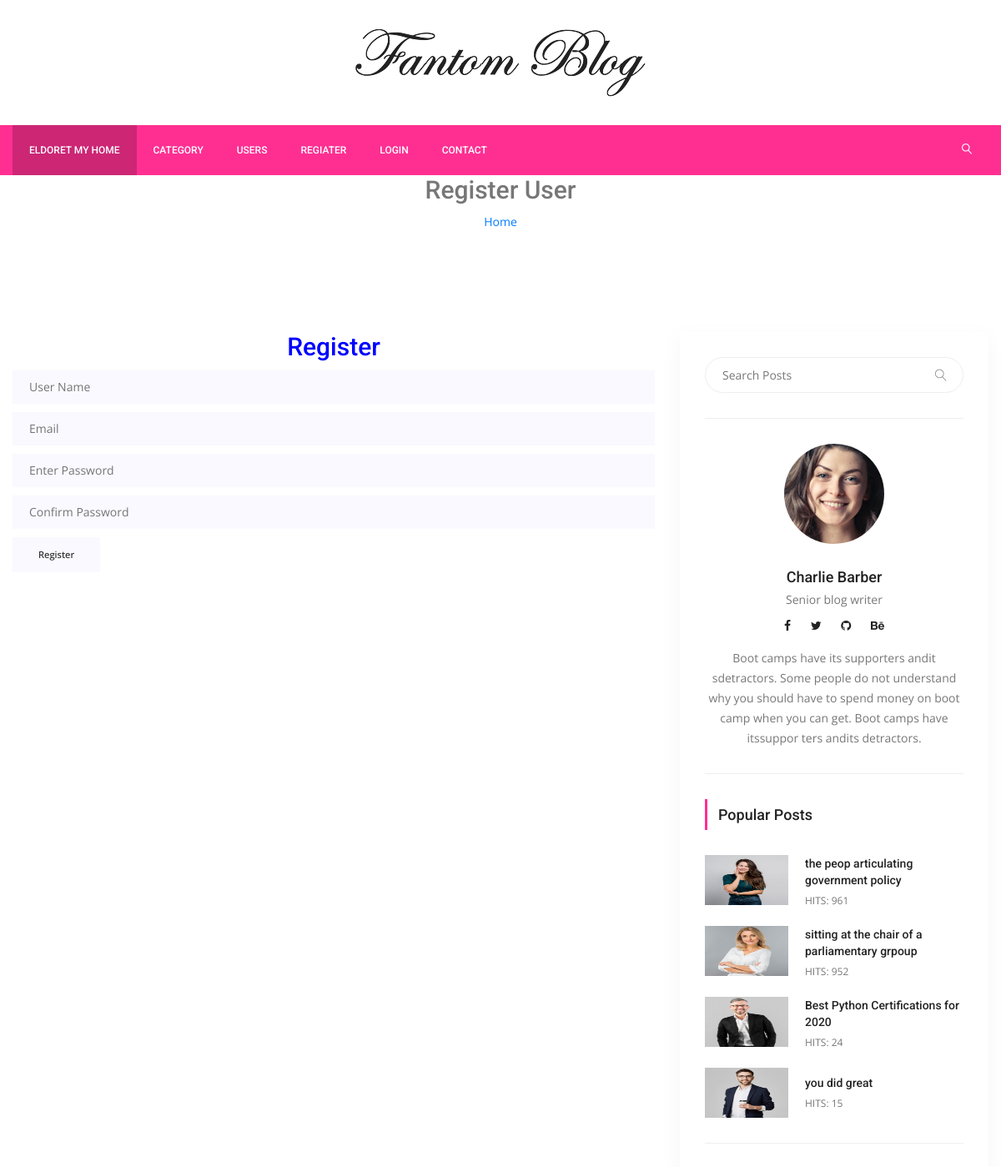
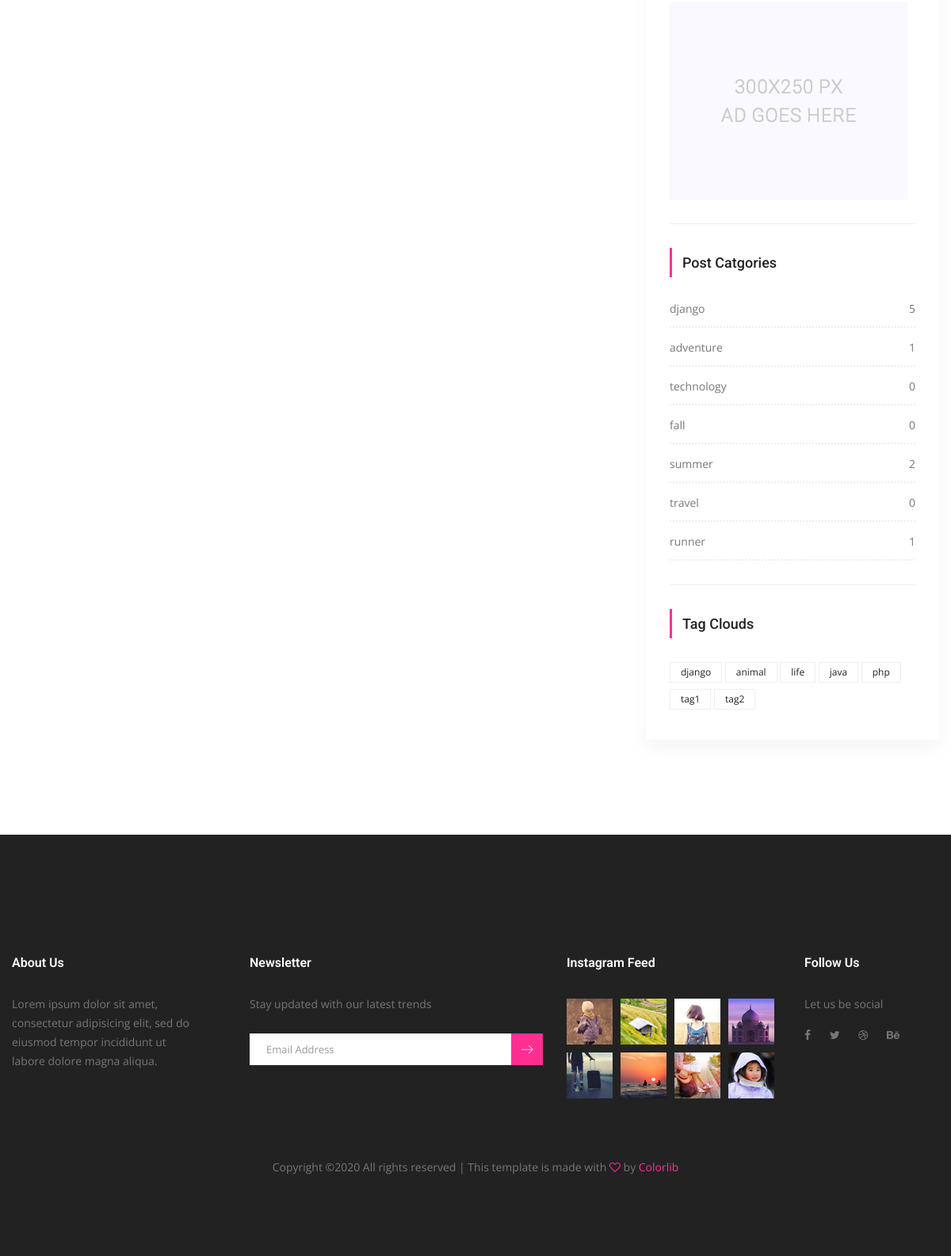
The page /users/register/ on the database its author committed (2 pictures, top to bottom).
### posts/models.py (models this page shows, shortened)
class Post(models.Model):
    title = models.CharField(max_length=150)
    content = models.TextField()
    publishing_date = models.DateTimeField(auto_now=True)
    image = models.ImageField(blank=True, null=True, upload_to='uploads/')
    user = models.ForeignKey(settings.AUTH_USER_MODEL, on_delete=models.CASCADE)
    slug = models.SlugField(default="slug", editable=False)
    category = models.ForeignKey(Category, on_delete=models.CASCADE, default=1, related_name="posts")
    tag = models.ManyToManyField(Tag, related_name="posts", blank=True)
    slider_post = models.BooleanField(default=False)
    hit = models.PositiveIntegerField(default=0)

class Category(models.Model):
    title = models.CharField(max_length=150)
    slug = models.SlugField(editable=False)
    def post_count(self):
        return self.posts.all().count()

class Tag(models.Model):
    title = models.CharField(max_length=50)
    slug = models.SlugField(editable=False)
    def __str__(self):
        return self.title

### users/views.py (the view)
# urls.py: path('register/', RegisterView.as_view(), name="register"),
class RegisterView(CreateView):
    template_name = 'users/register.html'
    form_class = RegisterForm
    success_url = '/'

### users/forms.py
class RegisterForm(UserCreationForm):
    username = forms.CharField(max_length=50)
    email = forms.EmailField(max_length=50)
    password1 = forms.CharField()
    password2 = forms.CharField()

### posts/templatetags/custom_tags.py (called while the page is built)
@register.simple_tag(name="categories")
def all_categories():
    return Category.objects.all()

@register.simple_tag(name="tags")
def all_tags():
    return Tag.objects.all()

@register.simple_tag(name="hit_posts")
def hit_posts():
    return Post.objects.order_by('-hit')[:4]

### templates/users/register.html (shortened to what this page needs)
{% extends 'base.html'%}
{% load static %}
{% block content %}
        <section class="banu Area =====nner_area">
            <div class="banner_inner d-flex align-items-center">
				<div class="container">
					<div class="banner_content text-center">
						<h2>Register User</h2>
						<div class="page_link">
							<a href="{% url 'index' %}">Home</a>
						</div>
					</div>
				</div>
            </div>
        </section>
        <section class="blog_area p_120">
            <div class="container">
                <div class="row">
                    <div class="col-lg-8">
						<h2 style="text-align:center;color:blue">Register</h2>
                        <div class="blog_left_sidebar">
							<form method="post">
								<div class="mt-10">
										<input type="text" name="username" placeholder="User Name" onfocus="this.placeholder = ''" onblur="this.placeholder = 'User Name'" required="" class="single-input">
									</div>
								<div class="mt-10">
										<input type="text" name="email" placeholder="Email" onfocus="this.placeholder = ''" onblur="this.placeholder = 'Email'" required="" class="single-input">
									</div>
								<div class="mt-10">
										<input type="password" name="password1" placeholder="Enter Password" onfocus="this.placeholder = ''" onblur="this.placeholder = 'Enter Password'" required="" class="single-input">
									</div>
								<div class="mt-10">
										<input type="password" name="password2" placeholder="Confirm Password" onfocus="this.placeholder = ''" onblur="this.placeholder = 'Confirm Password'" required="" class="single-input">
									</div>
								 <input type="submit" class="genric-btn default" style="margin-top:10px" value="Register">
							</form>
                        </div>
                    </div>
                    {% include 'right_side.html'%}
                </div>
            </div>
        </section>
        {% endblock%}

### templates/right_side.html
{% load static %}
{% load custom_tags %}
<div class="col-lg-4">
                        <div class="blog_right_sidebar">
                            <aside class="single_sidebar_widget search_widget">
                                <form action="{% url 'search' %}" method="get">
                                <div class="input-group">
                                    <input type="text" class="form-control" placeholder="Search Posts" name="q">
                                    <span class="input-group-btn">
                                        <button class="btn btn-default" type="button"><i class="lnr lnr-magnifier"></i></button>
                                    </span>
                                </div>
                                    </form>
                                <div class="br">
                                </div>
                            </aside>
                            <aside class="single_sidebar_widget author_widget">
                                <img class="author_img rounded-circle" src="{% static "img/blog/author.png" %}" alt="">
                                <h4>Charlie Barber</h4>
                                <p>Senior blog writer</p>
                                <div class="social_icon">
                                    <a href="#"><i class="fa fa-facebook"></i></a>
                                    <a href="#"><i class="fa fa-twitter"></i></a>
                                    <a href="#"><i class="fa fa-github"></i></a>
                                    <a href="#"><i class="fa fa-behance"></i></a>
                                </div>
                                <p>Boot camps have its supporters andit sdetractors. Some people do not understand why you should have to spend money on boot camp when you can get. Boot camps have itssuppor ters andits detractors.</p>
                                <div class="br"></div>
                            </aside>
                            <aside class="single_sidebar_widget popular_post_widget">
                                <h3 class="widget_title">Popular Posts</h3>
                                {% hit_posts as posts %}
                                {% for post in posts %}
                                <div class="media post_item">
                                    <img src="{{ post.image.url }}" alt="post" style="width:100px;height:60px">
                                    <div class="media-body">
                                        <a href="{% url 'detail' post.pk post.slug %}"><h3>{{ post.title }}</h3></a>
                                        <p>HITS: {{ post.hit }}</p>
                                    </div>
                                </div>
                                {% endfor %}
                                <div class="br"></div>
                            </aside>
                            <aside class="single_sidebar_widget">
                                <a href="#"><img class="img-fluid" src="{% static "img/blog/add.jpg" %}" alt=""></a>
                                <div class="br"></div>
                            </aside>
                            <aside class="single_sidebar_widget post_category_widget">
                                <h4 class="widget_title">Post Catgories</h4>
                                <ul class="list cat-list">
                                    {% categories as categories%}
                                    {% for category in categories %}
                                    <li>
                                        <a href="{% url 'category_detail' pk=category.id slug=category.slug %}" class="d-flex justify-content-between">
                                            <p>{{ category.title }}</p>
                                            <p>{{ category.post_count }}</p>
                                        </a>
                                    </li>
                                    {% endfor %}
                                </ul>
                                <div class="br"></div>
                            </aside>
                            <aside class="single-sidebar-widget tag_cloud_widget">
                                <h4 class="widget_title">Tag Clouds</h4>
                                <ul class="list">
                                    {% tags as labels %}
                                    {% for label in labels %}
                                    <li><a href="{% url 'tag_detail' slug=label.slug%}">{{ label }}</a></li>
                                    {% endfor %}
                                </ul>
                            </aside>
                        </div>
                    </div>

### static/css/style.css (style rules this page uses)
.list { list-style: none; margin: 0px; padding: 0px; }
a { text-decoration: none; -webkit-transition: all 0.3s ease-in-out; -o-transition: all 0.3s ease-in-out; transition: all 0.3s ease-in-out; }
body { line-height: 24px; font-size: 14px; font-family: "Open Sans", sans-serif; font-weight: normal; color: #777777; }
h1, h2, h3, h4, h5, h6 { font-family: "Roboto", sans-serif; font-weight: 500; }
.p_120 { padding-top: 120px; padding-bottom: 120px; }
@media (min-width: 1200px) { .container { max-width: 1200px; } }
.header_area + section, .header_area + div { margin-top: 210px; }
.blog_right_sidebar { -webkit-box-shadow: 0px 10px 20px 0px rgba(153, 153, 153, 0.1); box-shadow: 0px 10px 20px 0px rgba(153, 153, 153, 0.1); padding: 30px; }
.blog_right_sidebar .widget_title { font-size: 18px; line-height: 25px; text-align: left; color: #222222; border-left: 3px solid #ff2f92; padding: 6px 0px 6px 13px; margin-bottom: 30px; }
.blog_right_sidebar .search_widget .input-group .form-control { font-size: 14px; line-height: 29px; border: 1px solid #eeeeee; width: 100%; font-weight: 300; color: #777777; padding-left: 20px; border-radius: 45px; z-index: 0; background: transparent; }
.blog_right_sidebar .search_widget .input-group .btn-default { position: absolute; right: 20px; background: transparent; border: 0px; -webkit-box-shadow: none; box-shadow: none; font-size: 14px; color: #777777; font-weight: 700; padding: 0px; top: 50%; -webkit-transform: translateY(-50%); -ms-transform: translateY(-50%); transform: translateY(-50%); z-index: 1; }
.blog_right_sidebar .author_widget { text-align: center; }
.blog_right_sidebar .author_widget h4 { font-size: 18px; line-height: 20px; color: #222222; margin-bottom: 5px; margin-top: 30px; }
.blog_right_sidebar .author_widget p { margin-bottom: 0px; }
.blog_right_sidebar .author_widget .social_icon { padding: 7px 0px 15px; }
.blog_right_sidebar .author_widget .social_icon a { font-size: 14px; color: #222222; -webkit-transition: all 0.2s linear; -o-transition: all 0.2s linear; transition: all 0.2s linear; }
.blog_right_sidebar .author_widget .social_icon a + a { margin-left: 20px; }
.blog_right_sidebar .popular_post_widget .post_item .media-body { -webkit-box-pack: center; -ms-flex-pack: center; justify-content: center; -ms-flex-item-align: center; align-self: center; padding-left: 20px; }
.blog_right_sidebar .popular_post_widget .post_item .media-body h3 { font-size: 14px; line-height: 20px; color: #222222; margin-bottom: 4px; -webkit-transition: all 0.3s linear; -o-transition: all 0.3s linear; transition: all 0.3s linear; }
.blog_right_sidebar .popular_post_widget .post_item .media-body p { font-size: 12px; line-height: 21px; margin-bottom: 0px; }
.blog_right_sidebar .popular_post_widget .post_item + .post_item { margin-top: 20px; }
.blog_right_sidebar .post_category_widget .cat-list li { border-bottom: 2px dotted #eee; -webkit-transition: all 0.3s ease 0s; -o-transition: all 0.3s ease 0s; transition: all 0.3s ease 0s; padding-bottom: 12px; }
.blog_right_sidebar .post_category_widget .cat-list li a { font-size: 14px; line-height: 20px; color: #777; }
.blog_right_sidebar .post_category_widget .cat-list li a p { margin-bottom: 0px; }
.blog_right_sidebar .post_category_widget .cat-list li + li { padding-top: 15px; }
.blog_right_sidebar .tag_cloud_widget ul li { display: inline-block; }
.blog_right_sidebar .tag_cloud_widget ul li a { display: inline-block; border: 1px solid #eee; background: #fff; padding: 0px 13px; margin-bottom: 8px; -webkit-transition: all 0.3s ease 0s; -o-transition: all 0.3s ease 0s; transition: all 0.3s ease 0s; color: #222222; font-size: 12px; }
.blog_right_sidebar .br { width: 100%; height: 1px; background: #eeeeee; margin: 30px 0px; }
h2 { font-size: 30px; }
h3 { font-size: 24px; }
h4 { font-size: 18px; }
.genric-btn { display: inline-block; outline: none; line-height: 40px; padding: 0 30px; font-size: .8em; text-align: center; text-decoration: none; font-weight: 500; cursor: pointer; -webkit-transition: all 0.3s ease 0s; -moz-transition: all 0.3s ease 0s; -o-transition: all 0.3s ease 0s; transition: all 0.3s ease 0s; }
.genric-btn.default { color: #222222; background: #f9f9ff; border: 1px solid transparent; }
.single-input { display: block; width: 100%; line-height: 40px; border: none; outline: none; background: #f9f9ff; padding: 0 20px; }
.mt-10 { margin-top: 10px; }

### rows shown on the page
Post: image (picture), title "the peop articulating government policy", hit "961"
Post: image (picture), title "sitting at the chair of a parliamentary grpoup", hit "952"
Post: image (picture), title "Best Python Certifications for 2020", hit "24"
Post: image (picture), title "you did great", hit "15"
Category: title "django", post_count "5"
Category: title "adventure", post_count "1"
Category: title "technology", post_count "0"
Category: title "fall", post_count "0"
Category: title "summer", post_count "2"
Category: title "travel", post_count "0"
Category: title "runner", post_count "1"
Tag: title "django"
Tag: title "animal"
Tag: title "life"
Tag: title "java"
Tag: title "php"
Tag: title "tag1"
Tag: title "tag2"
